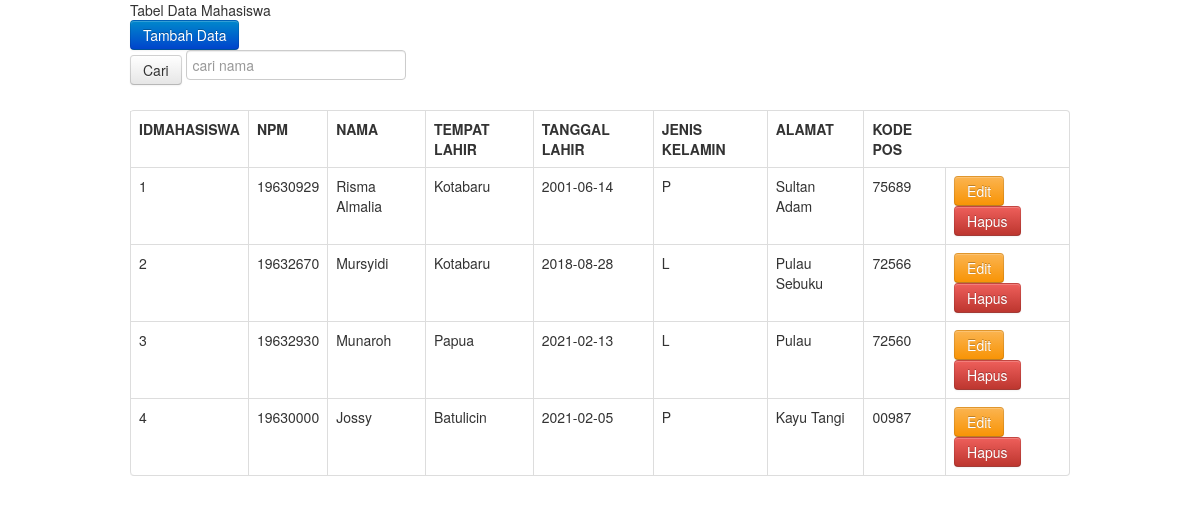
/data_mahasiswa.php, run on the app's committed database.
### tables this page shows
CREATE TABLE `mahasiswa` (
  `idmahasiswa` int(11) NOT NULL,
  `NPM` varchar(8) NOT NULL,
  `Nama` varchar(100) NOT NULL,
  `Tempat_lahir` varchar(50) NOT NULL,
  `Tanggal_lahir` date NOT NULL,
  `Jenis_kelamin` enum('L','P','','') NOT NULL,
  `Alamat` text NOT NULL,
  `Kode_pos` varchar(5) NOT NULL
);

### data_mahasiswa.php (the view, shortened to what this page needs)
<!DOCTYPE html>
<html lang="en">
<head>
    <link rel="stylesheet" href="css/bootstrap.css">
</head>
<body>
    <div class="container col-md-10">
        <div class="card">
            <div class="card-header bg-primary text-white">
                Tabel Data Mahasiswa
            </div>
                <div class="card-body">
                    <a href="index.php" class="btn btn-primary">Tambah Data</a>
                    <form action="" method="POST" class="input-group mb-3">
                    <button type="submit" class="btn btn-outline-primary" name="submit"> Cari</button>
                    <input type="text" name="cari" placeholder="cari nama" class="form-control">
                    </form>
                    <table class="table table-bordered">
                        <tr>
                            <th>IDMAHASISWA</th>
                            <th>NPM</th>
                            <th>NAMA</th>
                            <th>TEMPAT LAHIR</th>
                            <th>TANGGAL LAHIR</th>
                            <th>JENIS KELAMIN</th>
                            <th>ALAMAT</th>
                            <th>KODE POS</th>
                        </tr>
                        <?php
                            include "koneksi.php";
                            $no = 1;
                            if(isset($_POST['submit'])){
                                $cari=$_POST['cari'];
                                $tampil = mysqli_query($koneksi, "SELECT * FROM mahasiswa WHERE Nama LIKE '$cari%'");
                            }else{
                                $tampil = mysqli_query($koneksi, "SELECT * FROM mahasiswa ORDER BY Nama DESC");
                            }
                            while($data=mysqli_fetch_array($tampil))
                            {
                        ?>
                        <tr>
                            <td> <?php echo $no++; ?> </td>
                            <td> <?php echo $data['NPM']; ?> </td>
                            <td> <?php echo $data['Nama']; ?> </td>
                            <td> <?php echo $data['Tempat_lahir']; ?> </td>
                            <td> <?php echo $data['Tanggal_lahir']; ?> </td>
                            <td> <?php echo $data['Jenis_kelamin']; ?> </td>
                            <td> <?php echo $data['Alamat']; ?> </td>
                            <td> <?php echo $data['Kode_pos']; ?> </td>
                            <td>
                                <a href="edit_mahasiswa.php?NPM=<?php echo $data['NPM']; ?>" class="btn btn-sm btn-warning">Edit</a>
                                <a href="hapus_mahasiswa.php?NPM=<?php echo $data['NPM']; ?>" class="btn btn-sm btn-danger">Hapus</a>
                            </td>
                        </tr>
                                <?php } ?>
                    </table>
                </div>
        </div>
     </div>
</body>
</html>

### data on the page
mahasiswa: NPM "19630929", Nama "Risma Almalia", Tempat_lahir "Kotabaru", Tanggal_lahir "2001-06-14", Jenis_kelamin "P", Alamat "Sultan Adam", Kode_pos "75689"
mahasiswa: NPM "19632670", Nama "Mursyidi", Tempat_lahir "Kotabaru", Tanggal_lahir "2018-08-28", Jenis_kelamin "L", Alamat "Pulau Sebuku", Kode_pos "72566"
mahasiswa: NPM "19632930", Nama "Munaroh", Tempat_lahir "Papua", Tanggal_lahir "2021-02-13", Jenis_kelamin "L", Alamat "Pulau", Kode_pos "72560"
mahasiswa: NPM "19630000", Nama "Jossy", Tempat_lahir "Batulicin", Tanggal_lahir "2021-02-05", Jenis_kelamin "P", Alamat "Kayu Tangi", Kode_pos "00987"
